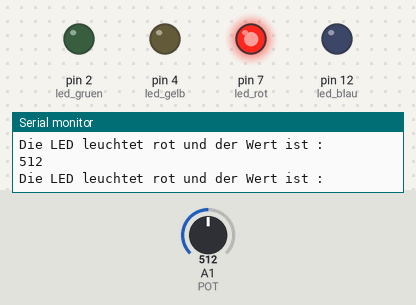
This sketch was run on a simulated Arduino Uno, built with avr-gcc and run on an emulated ATmega328P. Shown: output pins drawn as LEDs (lit = HIGH), the last lines printed to the serial monitor. The test bench sets the inputs (shaded band); at power-on: A1 (POT) = 512.

Above: at 1.2 s.
1.3 s: A1 (POT) set to 306
At 1.9 s:
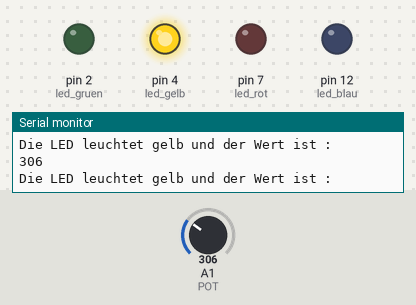
2.8 s: A1 (POT) set to 245
At 3.6 s:
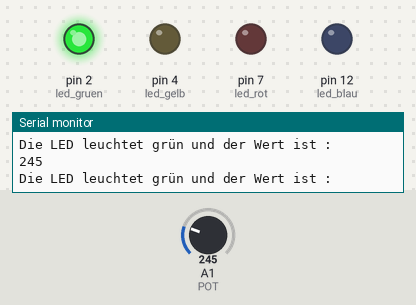
4.3 s: A1 (POT) set to 0
At 4.7 s:
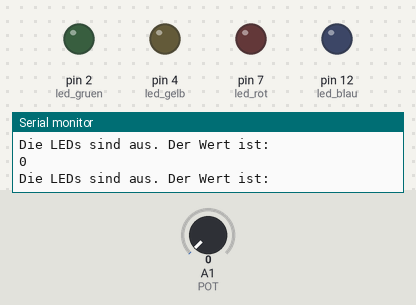
5.8 s: A1 (POT) set to 775
At 6.9 s:
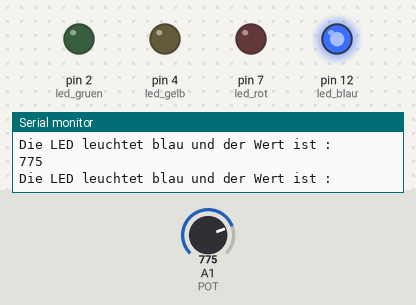
7.3 s: A1 (POT) set to 755
At 8.5 s:
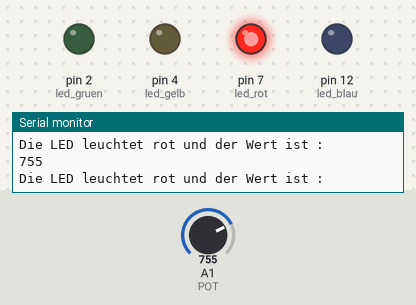
8.8 s: A1 (POT) set to 122
At 10.3 s:
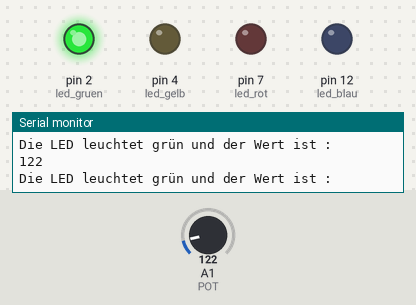
Timing chart, 0 to 11.3 s (numbered marks = the images above; inputs shaded):
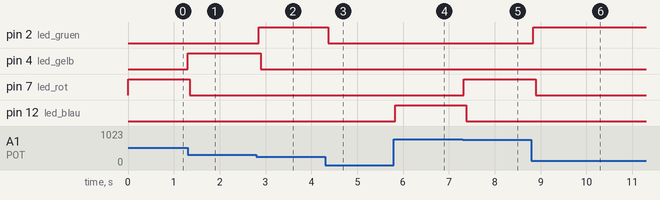

Measured:
- after the input at 1.3 s, pin 4 (led_gelb): LOW → HIGH at once; pin 7 (led_rot): HIGH → LOW after 0.05 s
- after the input at 2.8 s, pin 2 (led_gruen): LOW → HIGH after 0.05 s; pin 4 (led_gelb): HIGH → LOW after 0.10 s
- after the input at 4.3 s, pin 2 (led_gruen): HIGH → LOW after 0.07 s
- after the input at 5.8 s, pin 12 (led_blau): LOW → HIGH at once
- after the input at 7.3 s, pin 7 (led_rot): LOW → HIGH at once; pin 12 (led_blau): HIGH → LOW after 0.08 s
- after the input at 8.8 s, pin 2 (led_gruen): LOW → HIGH at once; pin 7 (led_rot): HIGH → LOW after 0.09 s

The sketch:

leds_mit_potentiometer.ino
```cpp
/* Projekt erstellt durch Angel Jesús Bogajo.
   4 LEDs, die durch ein Potentiometer gesteuert werden.
   Widerstandwert: 4x 220 Ohm in Reihe mit der Kathode.
   LEDs-Farbe: gelb, grün, rot, blau
   Board: Arduino UNO
*/

int POT = A1;     // Variabel "POT" für analog Pin A1
int wert;         // wert Potentiometer
int led_gruen = 2;
int led_gelb = 4;
int led_rot = 7;
int led_blau = 12;


void setup(){

    Serial.begin(9600);
    pinMode(POT,INPUT);

    pinMode(led_gruen, OUTPUT);
    pinMode(led_gelb, OUTPUT);
    pinMode(led_rot, OUTPUT);
    pinMode(led_blau, OUTPUT);

}


void loop(){

    wert = analogRead(POT);       // speichern die Potentiometerwerte in der Variablen "wert"

    if (wert ==0){
        Serial.println("Die LEDs sind aus. Der Wert ist: ");
        Serial.println(wert);
    }

    if (wert >0 && wert <255){
        digitalWrite(led_gruen, HIGH);
        Serial.println("Die LED leuchtet grün und der Wert ist : ");
        Serial.println(wert);
    }
    else{
        digitalWrite(led_gruen, LOW);
    }

    if (wert >255 && wert <510){
        digitalWrite(led_gelb, HIGH);
        Serial.println("Die LED leuchtet gelb und der Wert ist : ");
        Serial.println(wert);
    }
    else{
        digitalWrite(led_gelb, LOW);
    }

    if (wert >510 && wert <765){
        digitalWrite(led_rot, HIGH);
        Serial.println("Die LED leuchtet rot und der Wert ist : ");
        Serial.println(wert);
    }
    else{
        digitalWrite(led_rot, LOW);
    }

    if (wert >765 && wert <1024){
        digitalWrite(led_blau, HIGH);
        Serial.println("Die LED leuchtet blau und der Wert ist : ");
        Serial.println(wert);
    }
    else{
        digitalWrite(led_blau, LOW);
    }

}
```
